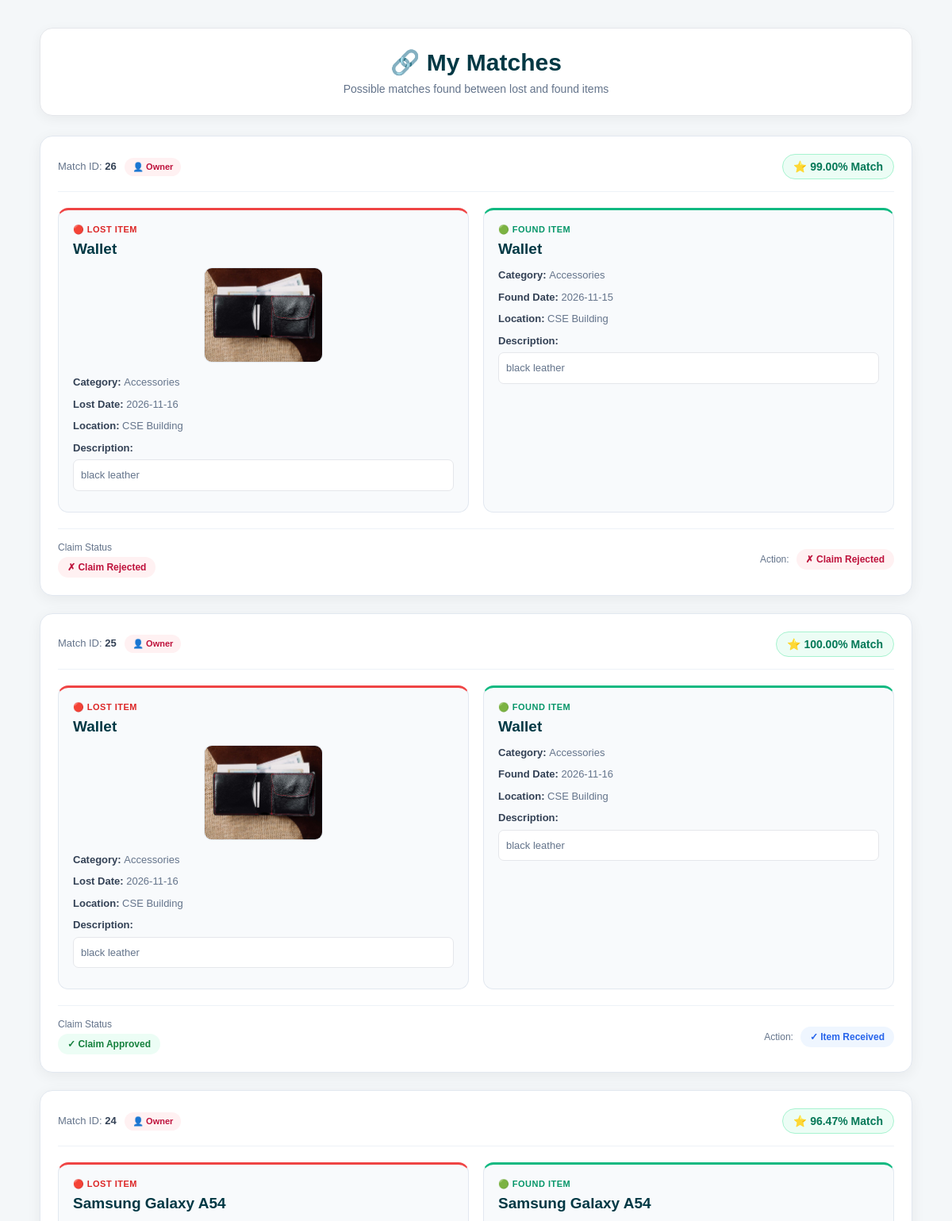
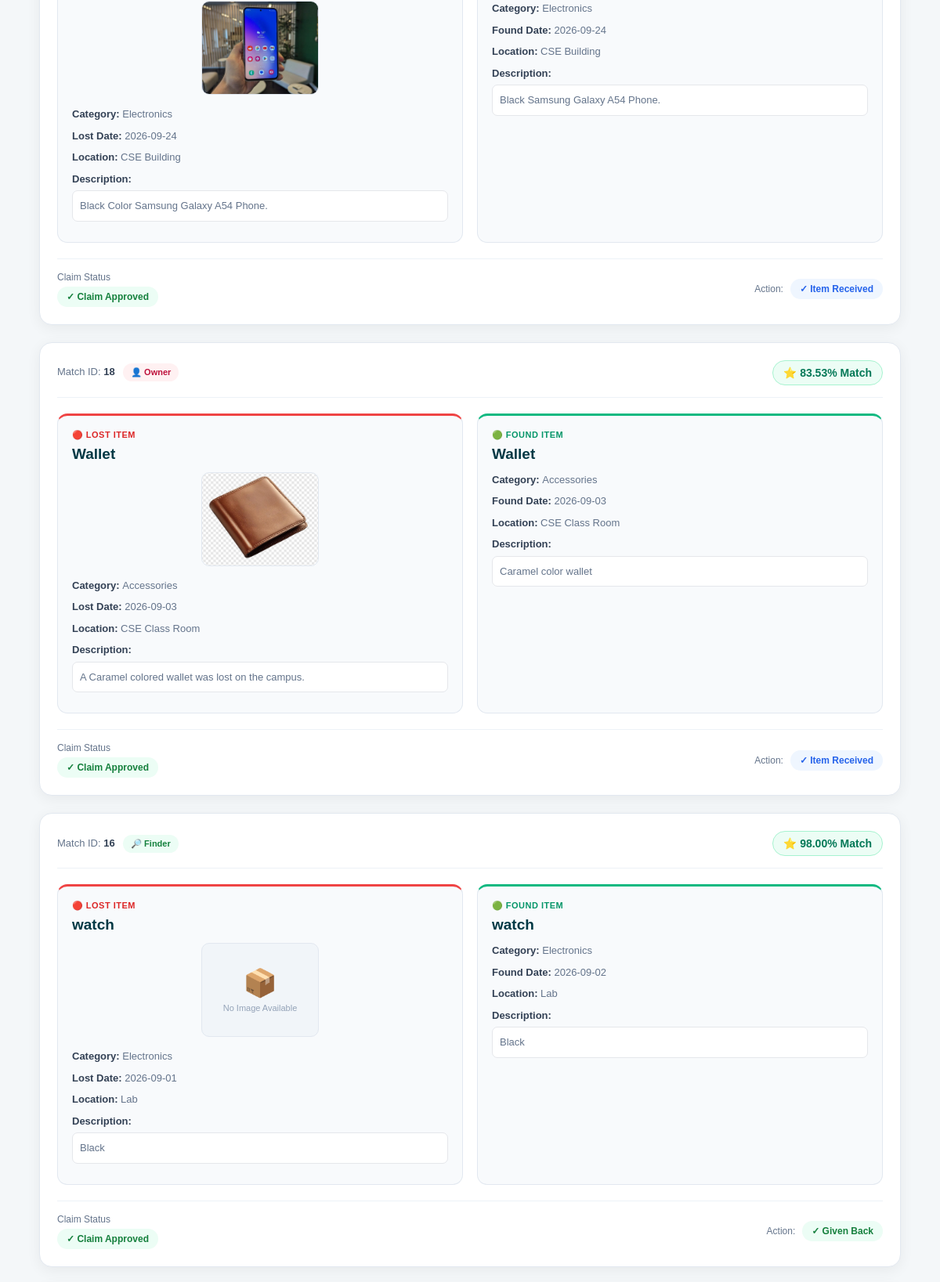
Page /my-matches.php (signed in, upper part) on the committed database (2 pictures, top to bottom).
### tables this page shows
CREATE TABLE matches (
    match_id INTEGER PRIMARY KEY AUTOINCREMENT,
    lost_id INT NOT NULL REFERENCES lost_items(lost_id) ON DELETE CASCADE,
    found_id INT NOT NULL REFERENCES found_items(found_id) ON DELETE CASCADE,
    item_name_score NUMERIC DEFAULT 0.00,
    description_score NUMERIC DEFAULT 0.00,
    category_score NUMERIC DEFAULT 0.00,
    location_score NUMERIC DEFAULT 0.00,
    date_score NUMERIC DEFAULT 0.00,
    match_percentage NUMERIC NOT NULL,
    status VARCHAR(20) DEFAULT 'Pending',
    created_at DATETIME DEFAULT CURRENT_TIMESTAMP,
    finder_status VARCHAR(20) DEFAULT 'Pending',
    owner_status VARCHAR(20) DEFAULT 'Pending',
    claim_status VARCHAR(20) NOT NULL DEFAULT 'Not Claimed'
);

CREATE TABLE lost_items (
    lost_id INTEGER PRIMARY KEY AUTOINCREMENT,
    user_id INT NOT NULL REFERENCES users(user_id) ON DELETE CASCADE,
    item_name VARCHAR(100) NOT NULL,
    category VARCHAR(50) NOT NULL,
    lost_date DATE NOT NULL,
    lost_location VARCHAR(150) NOT NULL,
    contact_information VARCHAR(100) NOT NULL,
    secret_information VARCHAR(255) NOT NULL,
    status VARCHAR(20) NOT NULL DEFAULT 'Pending',
    created_at DATETIME DEFAULT CURRENT_TIMESTAMP,
    description TEXT,
    item_image VARCHAR(255) DEFAULT NULL
);

CREATE TABLE found_items (
    found_id INTEGER PRIMARY KEY AUTOINCREMENT,
    user_id INT NOT NULL REFERENCES users(user_id) ON DELETE CASCADE,
    item_name VARCHAR(100) NOT NULL,
    category VARCHAR(50) NOT NULL,
    description TEXT,
    found_date DATE NOT NULL,
    found_location VARCHAR(150) NOT NULL,
    finder_contact_information VARCHAR(100) NOT NULL,
    status VARCHAR(20) NOT NULL DEFAULT 'Pending',
    created_at DATETIME DEFAULT CURRENT_TIMESTAMP
);

### my-matches.php (the view, shortened to what the rows shown need)
<?php
include "db.php";
$user_id = (int) $_SESSION['user_id'];
$sql = "
    SELECT
        m.match_id,
        m.lost_id,
        m.found_id,
        m.match_percentage,
        m.status,
        m.created_at,
        m.finder_status,
        m.owner_status,
        m.claim_status,
        l.user_id AS lost_user_id,
        l.item_name AS lost_item_name,
        l.category AS lost_category,
        l.description AS lost_description,
        l.lost_date,
        l.lost_location,
        l.item_image AS lost_item_image,
        f.user_id AS found_user_id,
        f.item_name AS found_item_name,
        f.category AS found_category,
        f.description AS found_description,
        f.found_date,
        f.found_location
    FROM matches m
    INNER JOIN lost_items l
        ON m.lost_id = l.lost_id
    INNER JOIN found_items f
        ON m.found_id = f.found_id
    WHERE m.match_percentage >= 80
    AND (
        l.user_id = ?
        OR
        f.user_id = ?
    )
    ORDER BY
        m.created_at DESC,
        m.match_id DESC
";
$stmt = $conn->prepare($sql);
$stmt->bind_param(
    "ii",
    $user_id,
    $user_id
);
$stmt->execute();
$result = $stmt->get_result();
?>
<!DOCTYPE html>
<html lang="en">
<head>
</head>
<body>
<div class="matches-container">
<div class="matches-header">
    <h1>
        🔗 My Matches
    </h1>
</div>
<?php if ($result->num_rows > 0): ?>
    <?php while ($row = $result->fetch_assoc()): ?>
        <?php
        $is_owner =
            (
                (int)$row['lost_user_id']
                === $user_id
            );
        $is_finder =
            (
                (int)$row['found_user_id']
                === $user_id
            );
        $claim_status =
            trim(
                $row['claim_status'] ?? ''
            );
        $percentage =
            (float)$row['match_percentage'];
        ?>
        <div class="match-card">
            <div class="match-top">
                <div class="match-id">
                    Match ID:
                    <strong>
                        <?php
                        echo
                            (int)$row['match_id'];
                        ?>
                    </strong>
                    <?php if ($is_owner): ?>
                        <span
                            class="role-badge owner-role"
                        >
                            👤 Owner
                        </span>
                    <?php elseif ($is_finder): ?>
                        <span
                            class="role-badge finder-role"
                        >
                            🔎 Finder
                        </span>
                    <?php endif; ?>
                </div>
                <div class="match-percentage">
                    ⭐
                    <?php
                    echo number_format(
                        $percentage,
                        2
                    );
                    ?>% Match
                </div>
            </div>
            <div class="items-grid">
                <div class="item-box lost-box">
                    <div
                        class="item-label lost-label"
                    >
                        🔴 LOST ITEM
                    </div>
                    <h2>
                        <?php
                        echo htmlspecialchars(
                            $row['lost_item_name']
                        );
                        ?>
                    </h2>
                    <?php
                    $lost_image =
                        trim(
                            $row['lost_item_image']
                            ?? ''
                        );
                    $image_file = '';
                    if ($lost_image !== '') {
                        $image_file =
                            __DIR__
                            . '/'
                            . ltrim(
                                $lost_image,
                                '/'
                            );
                    }
                    ?>
                    <?php if (
                        $lost_image !== '' &&
                        file_exists($image_file)
                    ): ?>
                        <div
                            class="lost-item-image"
                        >
                            <img
                                src="<?php
                                echo htmlspecialchars(
                                    $lost_image
                                );
                                ?>"
                                alt="<?php
                                echo htmlspecialchars(
                                    $row['lost_item_name']
                                );
                                ?>"
                            >
                        </div>
                    <?php else: ?>
                        <div
                            class="lost-item-image
                                   fallback-image"
                        >
                            <span>📦</span>
                            <small>
                                No Image Available
                            </small>
                        </div>
                    <?php endif; ?>
                    <div class="detail">
                        <strong>
                            Category:
                        </strong>
                        <?php
                        echo htmlspecialchars(
                            $row['lost_category']
                        );
                        ?>
                    </div>
                    <div class="detail">
                        <strong>
                            Lost Date:
                        </strong>
                        <?php
                        echo htmlspecialchars(
                            $row['lost_date']
                        );
                        ?>
                    </div>
                    <div class="detail">
                        <strong>
                            Location:
                        </strong>
                        <?php
                        echo htmlspecialchars(
                            $row['lost_location']
                        );
                        ?>
                    </div>
                    <div class="detail">
                        <strong>
                            Description:
                        </strong>
                        <div class="description">
                            <?php
                            echo htmlspecialchars(
                                $row['lost_description']
                                ?? ''
                            );
                            ?>
                        </div>
                    </div>
                </div>
                <div class="item-box found-box">
                    <div
                        class="item-label found-label"
                    >
                        🟢 FOUND ITEM
                    </div>
                    <h2>
                        <?php
                        echo htmlspecialchars(
                            $row['found_item_name']
                        );
                        ?>
                    </h2>
                    <div class="detail">
                        <strong>
                            Category:
                        </strong>
                        <?php
                        echo htmlspecialchars(
                            $row['found_category']
                        );
                        ?>
                    </div>
                    <div class="detail">
                        <strong>
                            Found Date:
                        </strong>
                        <?php
                        echo htmlspecialchars(
                            $row['found_date']
                        );
                        ?>
                    </div>
                    <div class="detail">
                        <strong>
                            Location:
                        </strong>
                        <?php
                        echo htmlspecialchars(
                            $row['found_location']
                        );
                        ?>
                    </div>
                    <div class="detail">
                        <strong>
                            Description:
                        </strong>
                        <div class="description">
                            <?php
                            echo htmlspecialchars(
                                $row['found_description']
                                ?? ''
                            );
                            ?>
                        </div>
                    </div>
                </div>
            </div>
            <div class="status-area">
                <div>
                    <div
                        class="claim-status-title"
                    >
                        Claim Status
                    </div>
                    <?php if (
                        $claim_status
                        === 'Not Claimed'
                    ): ?>
                        <span
                            class="status-badge
                                   not-claimed"
                        >
                            ○ Not Claimed
                        </span>
                    <?php elseif (
                        $claim_status
                        === 'Approved'
                    ): ?>
                        <span
                            class="status-badge approved"
                        >
                            ✓ Claim Approved
                        </span>
                    <?php elseif (
                        $claim_status
                        === 'Rejected'
                    ): ?>
                        <span
                            class="status-badge rejected"
                        >
                            ✗ Claim Rejected
                        </span>
                    <?php endif; ?>
                </div>
                <div class="action-area">
                    <span class="action-title">
                        Action:
                    </span>
                    <?php if ($is_owner): ?>
                        <?php if (
                            $claim_status
                            === 'Not Claimed'
                        ): ?>
                            <form
                                action="match-action.php"
                                method="POST"
                            >
                                <input
                                    type="hidden"
                                    name="match_id"
                                    value="<?php
                                    echo
                                        (int)$row['match_id'];
                                    ?>"
                                >
                                <input
                                    type="hidden"
                                    name="action"
                                    value="claim"
                                >
                                <button
                                    type="submit"
                                    class="action-button
                                           claim-button"
                                >
                                    📢 Claim Item
                                </button>
                            </form>
                        <?php elseif (
                            $claim_status
                            === 'Rejected'
                        ): ?>
                            <span
                                class="status-badge rejected"
                            >
                                ✗ Claim Rejected
                            </span>
                        <?php elseif (
                            $claim_status
                            === 'Approved'
                        ): ?>
                            <?php if (
                                strtolower(
                                    trim(
                                        $row['owner_status']
                                        ?? ''
                                    )
                                )
                                === 'received'
                            ): ?>
                                <span
                                    class="status-badge
                                           received"
                                >
                                    ✓ Item Received
                                </span>
                            <?php endif; ?>
                        <?php endif; ?>
                    <?php elseif ($is_finder): ?>
                        <?php if (
                            $claim_status
                            === 'Not Claimed'
                        ): ?>
                            <span
                                class="status-badge
                                       not-claimed"
                            >
                                ○ Not Claimed
                            </span>
                        <?php elseif (
                            $claim_status
                            === 'Approved'
                        ): ?>
                            <?php if (
                                strtolower(
                                    trim(
                                        $row['finder_status']
                                        ?? ''
                                    )
                                )
                                === 'give back'
                            ): ?>
                                <span
                                    class="status-badge
                                           approved"
                                >
                                    ✓ Given Back
                                </span>
                            <?php endif; ?>
                        <?php endif; ?>
                    <?php endif; ?>
                </div>
            </div>
        </div>
    <?php endwhile; ?>
<?php endif; ?>
</div>
</body>
</html>

### rows in the picture
matches: match_id "26", shows "👤 Owner", match_percentage "99.00", lost.item_name "Wallet", lost.item_image (picture), lost.category "Accessories", lost.lost_date "2026-11-16", lost.lost_location "CSE Building", lost.description "black leather", found.item_name "Wallet", found.category "Accessories", found.found_date "2026-11-15", found.found_location "CSE Building", found.description "black leather", claim_status "✗ Claim Rejected"
matches: match_id "25", shows "👤 Owner", match_percentage "100.00", lost.item_name "Wallet", lost.item_image (picture), lost.category "Accessories", lost.lost_date "2026-11-16", lost.lost_location "CSE Building", lost.description "black leather", found.item_name "Wallet", found.category "Accessories", found.found_date "2026-11-16", found.found_location "CSE Building", found.description "black leather", claim_status "✓ Claim Approved"
matches: match_id "24", shows "👤 Owner", match_percentage "96.47", lost.item_name "Samsung Galaxy A54", lost.item_image (picture), lost.category "Electronics", lost.lost_date "2026-09-24", lost.lost_location "CSE Building", lost.description "Black Color Samsung Galaxy A54 Phone.", found.item_name "Samsung Galaxy A54", found.category "Electronics", found.found_date "2026-09-24", found.found_location "CSE Building", found.description "Black Samsung Galaxy A54 Phone.", claim_status "✓ Claim Approved"
matches: match_id "18", shows "👤 Owner", match_percentage "83.53", lost.item_name "Wallet", lost.item_image (picture), lost.category "Accessories", lost.lost_date "2026-09-03", lost.lost_location "CSE Class Room", lost.description "A Caramel colored wallet was lost on the campus.", found.item_name "Wallet", found.category "Accessories", found.found_date "2026-09-03", found.found_location "CSE Class Room", found.description "Caramel color wallet", claim_status "✓ Claim Approved"
matches: match_id "16", shows "🔎 Finder", match_percentage "98.00", lost.item_name "watch", shows "No Image Available", lost.category "Electronics", lost.lost_date "2026-09-01", lost.lost_location "Lab", lost.description "Black", found.item_name "watch", found.category "Electronics", found.found_date "2026-09-02", found.found_location "Lab", found.description "Black", claim_status "✓ Claim Approved"
